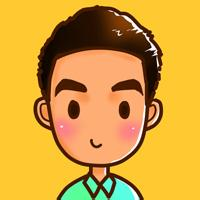
#> input picture classic/练习册/images/0000/portrait.jpg, 200 x 200 px
$ python 0000.py
#> lines starting #> are read from the running program, lines starting #| are printed output that depends on the picture
#!/usr/bin/env python
# -*- coding: UTF-8 -*-
############################################################
#  Created on: 2018-04-25
#  Author: Joe Aaron
#  Email:  pant333@163.com
#  Description:  将你的 QQ 头像（或者微博头像）右上角加上红色的数字，类似于微信未读信息数量那种提示效果。
############################################################
from PIL import Image, ImageDraw, ImageFont

def add_num(img):
    draw = ImageDraw.Draw(image)
    myfont = ImageFont.truetype('C:/windows/fonts/Arial.ttf', size=40)
    fillcolor = "#ff0000"
    width, height = img.size
    draw.text((width-40, 0), '77', font=myfont, fill=fillcolor)
    img.save('./images/0000/result.jpg','jpeg')

    return 0

if __name__ == '__main__':
    image = Image.open('./images/0000/portrait.jpg')
#> image is the input picture: PIL image 200x200 RGB; mean R, G, B 210.6, 159.7, 60.2
    add_num(image)
#> in add_num, `img.save('./images/0000/result.jpg','jpeg')`:
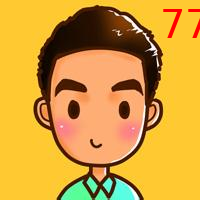
#> saved as result.jpg: PIL image 200x200 RGB; mean R, G, B 210.6, 158.4, 59.9
